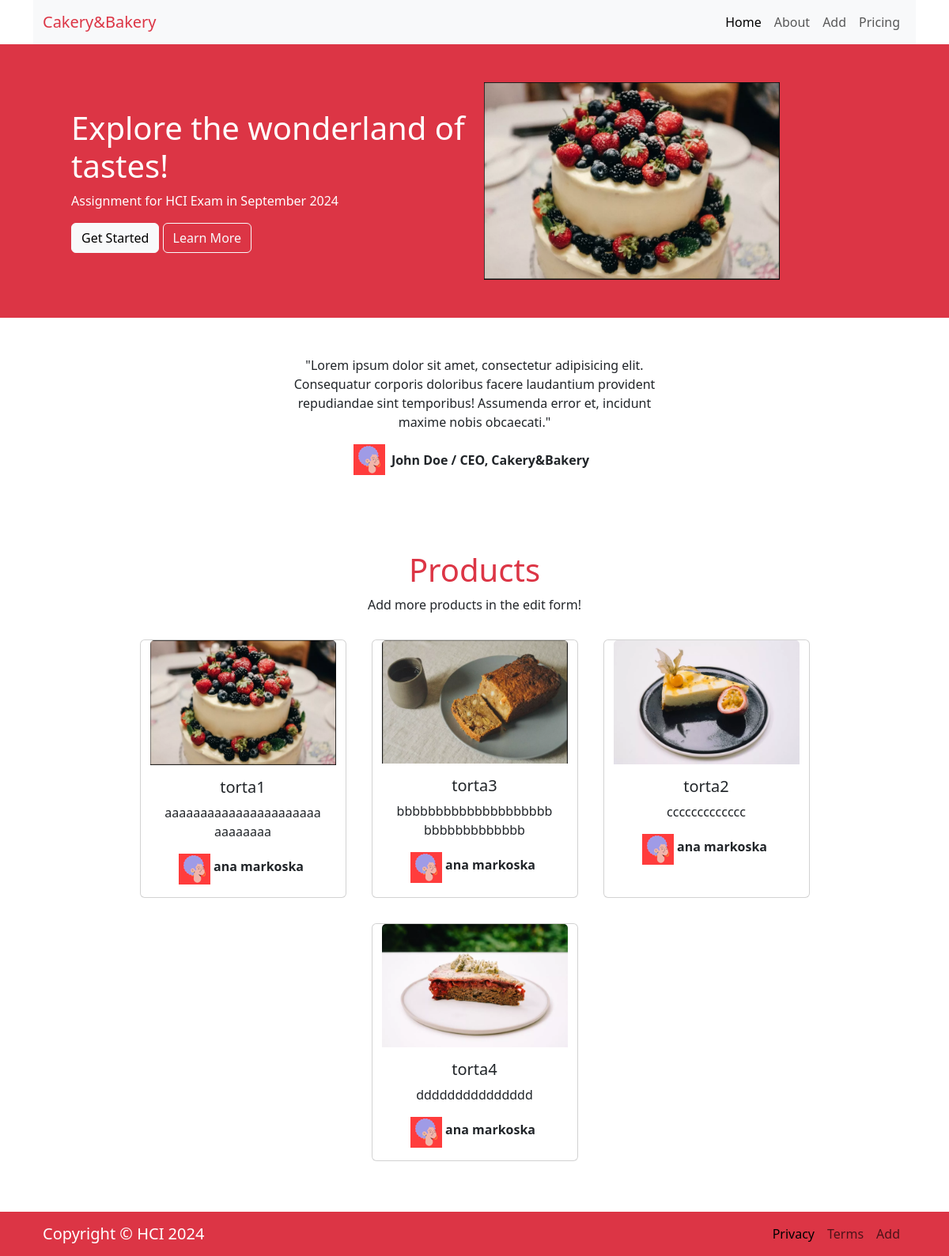
The app's page /index/ with its own data.
### app1/models.py (models this page shows, shortened)
class Cake(models.Model):
    name = models.CharField(max_length=20)
    price = models.IntegerField()
    weight = models.IntegerField()
    description = models.TextField()
    image = models.ImageField(upload_to="images/")
    baker = models.ForeignKey(Baker, on_delete=models.CASCADE)

class Baker(models.Model):
    name = models.CharField(max_length=20)
    surname = models.CharField(max_length=20)
    phone_number = models.CharField(max_length=20)
    email = models.CharField(max_length=20)
    user = models.ForeignKey(User, on_delete=models.CASCADE)
    image = models.ImageField(upload_to="images/", null=True, blank=True) # otposle dodaeno

### app1/views.py (the view)
# urls.py: path('index/', app1_views.index, name='index'),
def index(request):
    cakes = Cake.objects.all()
    context = {"cakes" : cakes}
    return render(request, 'index.html', context)

### templates/index.html (shortened to what this page needs)
{% load static %}
<!DOCTYPE html>
<html lang="en">
<head>
    <link rel="stylesheet" href="{% static 'bootstrap.css' %}">
</head>
<body>
<div class="container-fluid">
    <div class="container">
        <nav class="navbar navbar-expand-lg bg-body-tertiary">
            <div class="container-fluid">
                <a class="navbar-brand text-danger" href="#">Cakery&Bakery</a>
                <div class="collapse navbar-collapse d-flex justify-content-end" id="navbarNav">
                    <ul class="navbar-nav">
                        <li class="nav-item">
                            <a class="nav-link active" aria-current="page" href="{% url 'index' %}">Home</a>
                        </li>
                        <li class="nav-item">
                            <a class="nav-link" href="#">About</a>
                        </li>
                        <li class="nav-item">
                            <a class="nav-link" href="{% url 'add' %}">Add</a>
                        </li>
                        <li class="nav-item">
                            <a class="nav-link" href="#">Pricing</a>
                        </li>
                    </ul>
                </div>
            </div>
        </nav>
    </div>
</div>
<div class="container-flud bg-danger">
    <div class="container">
        <div class="row p-5">
            <div class="col-6 my-auto text-white">
                <h1>Explore the wonderland of tastes!</h1>
                <p>Assignment for HCI Exam in September 2024</p>
                <button class="btn btn-light">Get Started</button>
                <button class="btn btn-outline-light">Learn More</button>
            </div>
            <div class="col-6">
                <img src="../media/images/Screenshot_1.png" style="width: 75%">
            </div>
        </div>
    </div>
</div>
<div class="container-flud">
    <div class="container">
        <div class="row p-5 text-center">
            <div class="col-6 my-auto mx-auto">
                <p>"Lorem ipsum dolor sit amet, consectetur adipisicing elit. Consequatur corporis doloribus facere
                    laudantium provident repudiandae sint temporibus! Assumenda error et, incidunt maxime nobis
                    obcaecati."</p>
                <div class="d-flex justify-content-center">
                    <img src="../media/images/avatar_1.png" class="d-inline-block" style="width=10%">
                    <p class="fw-bold my-auto m-2">John Doe / CEO, Cakery&Bakery</p>
                </div>
            </div>
        </div>
    </div>
</div>
<div class="container">
    <div class="row p-5 text-center">
        <h1 class="text-danger">Products</h1>
        <p>Add more products in the edit form!</p>
        <div class="container-fluid">
            <div class="row d-flex justify-content-center">
                {% for cake in cakes %}
                <div class="card col-3 m-3">
                    <img src="{{ cake.image.url }}" class="card-img-top">
                    <div class="card-body">
                        <h5 class="card-title">{{ cake.name }}</h5>
                        <p class="card-text">{{ cake.description }}</p>
                        <div class="d-flex justify-content-center">
                            <img src="{{ cake.baker.image.url }}" class="d-inline-block" style="width=10%">
                            <p class="card-text fw-bold m-1">{{ cake.baker.name }} {{ cake.baker.surname }}</p>
                        </div>
                    </div>
                </div>
                {% endfor %}
            </div>
        </div>
    </div>
</div>
<div class="container-fluid  bg-danger">
    <div class="container">
        <nav class="navbar navbar-expand-lg">
            <div class="container-fluid ">
                <a class="navbar-brand text-white" href="#">Copyright &copy; HCI 2024</a>
                <div class="d-flex justify-content-end">
                    <ul class="navbar-nav">
                        <li class="nav-item">
                            <a class="nav-link active" aria-current="page" href="#">Privacy</a>
                        </li>
                        <li class="nav-item">
                            <a class="nav-link" href="#">Terms</a>
                        </li>
                        <li class="nav-item">
                            <a class="nav-link" href="{% url 'add' %}">Add</a>
                        </li>
                    </ul>
                </div>
            </div>
        </nav>
    </div>
</div>
</body>
</html>

### records on screen
Cake: image (picture), name "torta1", description "aaaaaaaaaaaaaaaaaaaaaaaaaaaaaa", baker.image (picture), baker.name "ana", baker.surname "markoska"
Cake: image (picture), name "torta3", description "bbbbbbbbbbbbbbbbbbbbbbbbbbbbbbbbb", baker.image (picture), baker.name "ana", baker.surname "markoska"
Cake: image (picture), name "torta2", description "ccccccccccccc", baker.image (picture), baker.name "ana", baker.surname "markoska"
Cake: image (picture), name "torta4", description "ddddddddddddddd", baker.image (picture), baker.name "ana", baker.surname "markoska"
